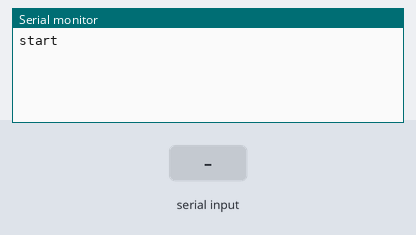
The sketch below on a simulated Arduino Uno, built with avr-gcc and run on an emulated ATmega328P. On the bench: the last lines printed to the serial monitor. The inputs (shaded band) are chosen by the test bench.

Above: at 1.2 s.
1.3 s: "90,45\n" received over Serial
At 2.5 s:
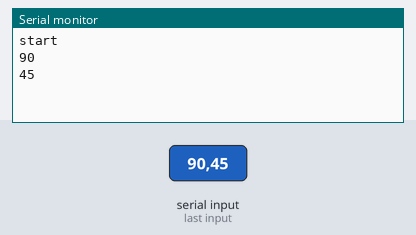
2.8 s: "30,150\n" received over Serial
At 3.7 s:
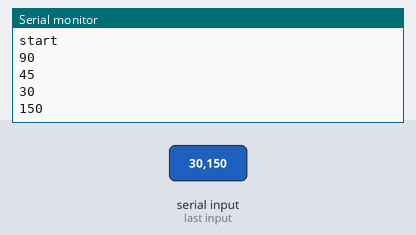
Timing chart, 0 to 5.8 s (numbered marks = the images above; inputs shaded):
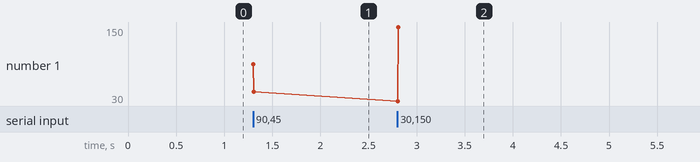

The sketch:

serial.ino
```cpp
int command;

void setup() {
  Serial.begin(9600);
  print("start");
}


void loop() {
  exec_serial_commands();
}


int exec_serial_commands() {

  command = 0;

  if (Serial.available()) {
    command = Serial.parseInt();
  }

  if(command != 0) {
    print(String(command));
  }

  return command;
}


void print(String msg) {
  Serial.println(msg);
}
```

Measured:
- after the input at 1.3 s, the serial monitor: prints a new line at once (image 1)
- after the input at 2.8 s, the serial monitor: prints a new line at once (image 2)
- plotted number 1: 45 → 150 after the input at 2.8 s
